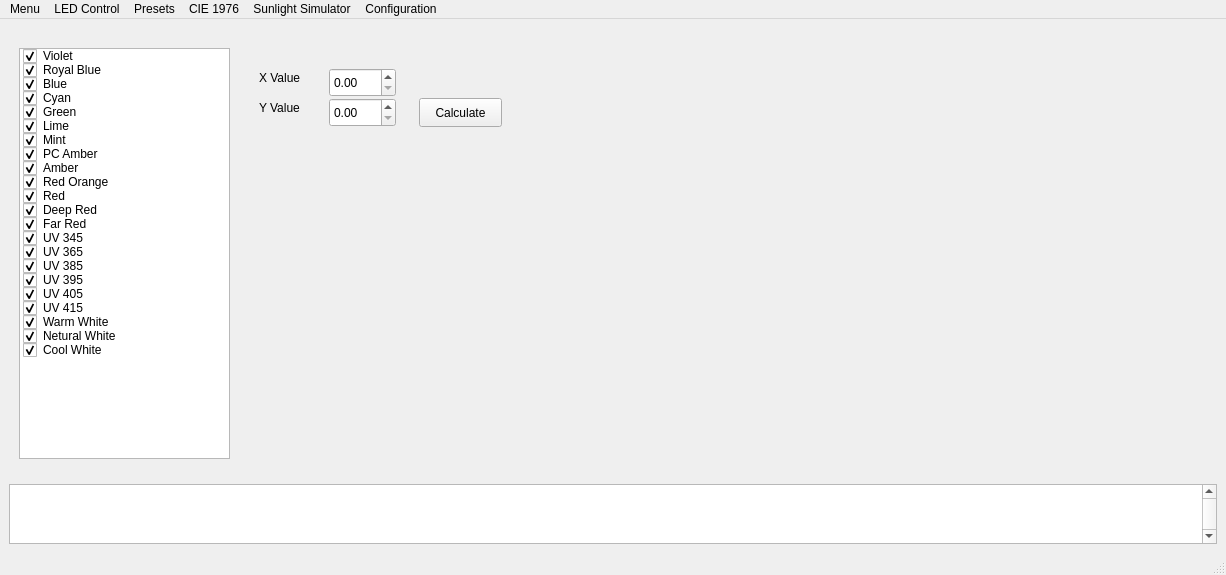
<?xml version="1.0" encoding="UTF-8"?>
<ui version="4.0">
 <class>LightBoxController</class>
 <widget class="QMainWindow" name="LightBoxController">
  <property name="geometry">
   <rect>
    <x>0</x>
    <y>0</y>
    <width>1226</width>
    <height>575</height>
   </rect>
  </property>
  <property name="windowTitle">
   <string>LightBoxController</string>
  </property>
  <widget class="QWidget" name="centralwidget">
   <layout class="QGridLayout" name="gridLayout_7">
    <item row="1" column="0">
     <layout class="QHBoxLayout" name="horizontalLayout_2">
      <item>
       <layout class="QVBoxLayout" name="verticalLayout_16">
        <item>
         <widget class="QStackedWidget" name="stackedWidget">
          <property name="sizePolicy">
           <sizepolicy hsizetype="Preferred" vsizetype="Preferred">
            <horstretch>0</horstretch>
            <verstretch>0</verstretch>
           </sizepolicy>
          </property>
          <property name="currentIndex">
           <number>3</number>
          </property>
          <widget class="QWidget" name="pageConnection">
           <layout class="QGridLayout" name="gridLayout_3">
            <item row="0" column="0">
             <layout class="QGridLayout" name="gridLayoutPageConnection"/>
            </item>
           </layout>
          </widget>
          <widget class="QWidget" name="pageLedControl">
           <layout class="QGridLayout" name="gridLayout_2">
            <item row="0" column="0">
             <layout class="QGridLayout" name="gridLayoutLedControllerWidgets"/>
            </item>
            <item row="0" column="1">
             <widget class="QGraphicsView" name="graphicsViewLedControl">
              <property name="sizePolicy">
               <sizepolicy hsizetype="Maximum" vsizetype="Expanding">
                <horstretch>0</horstretch>
                <verstretch>0</verstretch>
               </sizepolicy>
              </property>
             </widget>
            </item>
           </layout>
          </widget>
          <widget class="QWidget" name="pagePresets">
           <layout class="QGridLayout" name="gridLayout">
            <item row="1" column="0">
             <layout class="QHBoxLayout" name="horizontalLayoutPage2">
              <item>
               <widget class="QTreeView" name="treeView">
                <property name="sizePolicy">
                 <sizepolicy hsizetype="Maximum" vsizetype="Expanding">
                  <horstretch>0</horstretch>
                  <verstretch>0</verstretch>
                 </sizepolicy>
                </property>
               </widget>
              </item>
              <item>
               <layout class="QGridLayout" name="gridLayoutLoadPushButtons">
                <property name="topMargin">
                 <number>49</number>
                </property>
                <item row="4" column="0">
                 <widget class="QPushButton" name="pushButtonchangeSides">
                  <property name="sizePolicy">
                   <sizepolicy hsizetype="Minimum" vsizetype="Fixed">
                    <horstretch>0</horstretch>
                    <verstretch>0</verstretch>
                   </sizepolicy>
                  </property>
                 </widget>
                </item>
                <item row="0" column="0">
                 <widget class="QLabel" name="labelFileInvalid">
                  <property name="sizePolicy">
                   <sizepolicy hsizetype="Minimum" vsizetype="Maximum">
                    <horstretch>0</horstretch>
                    <verstretch>0</verstretch>
                   </sizepolicy>
                  </property>
                  <property name="text">
                   <string/>
                  </property>
                 </widget>
                </item>
                <item row="2" column="0">
                 <widget class="QPushButton" name="pushButtonLoadLeftSide"/>
                </item>
                <item row="2" column="1">
                 <widget class="QPushButton" name="pushButtonDeleteLeftSide"/>
                </item>
                <item row="3" column="1">
                 <widget class="QPushButton" name="pushButtonDeleteBothSides"/>
                </item>
                <item row="3" column="0">
                 <widget class="QPushButton" name="pushButtonLoadBothSides"/>
                </item>
                <item row="1" column="1">
                 <widget class="QPushButton" name="pushButtonDeleteRightSide"/>
                </item>
                <item row="1" column="0">
                 <widget class="QPushButton" name="pushButtonLoadRightSide"/>
                </item>
               </layout>
              </item>
              <item>
               <widget class="QTableWidget" name="tableWidget">
                <property name="sizePolicy">
                 <sizepolicy hsizetype="Fixed" vsizetype="Expanding">
                  <horstretch>0</horstretch>
                  <verstretch>0</verstretch>
                 </sizepolicy>
                </property>
                <property name="minimumSize">
                 <size>
                  <width>266</width>
                  <height>0</height>
                 </size>
                </property>
                <column>
                 <property name="text">
                  <string>LED Name</string>
                 </property>
                </column>
                <column>
                 <property name="text">
                  <string>Left</string>
                 </property>
                 <property name="background">
                  <color>
                   <red>255</red>
                   <green>0</green>
                   <blue>0</blue>
                  </color>
                 </property>
                </column>
                <column>
                 <property name="text">
                  <string>Right</string>
                 </property>
                 <property name="background">
                  <color>
                   <red>0</red>
                   <green>255</green>
                   <blue>0</blue>
                  </color>
                 </property>
                </column>
                <column>
                 <property name="text">
                  <string>File</string>
                 </property>
                 <property name="background">
                  <color>
                   <red>0</red>
                   <green>0</green>
                   <blue>255</blue>
                  </color>
                 </property>
                </column>
               </widget>
              </item>
              <item>
               <widget class="QWidget" name="widgetGlobalSliders" native="true">
                <layout class="QGridLayout" name="gridLayout_4">
                 <item row="0" column="0">
                  <layout class="QVBoxLayout" name="verticalLayoutGlobalSliders">
                   <item>
                    <layout class="QVBoxLayout" name="verticalLayoutGlobalLeft">
                     <item alignment="Qt::AlignmentFlag::AlignHCenter">
                      <widget class="QLabel" name="labelGlobalLeft">
                       <property name="sizePolicy">
                        <sizepolicy hsizetype="Preferred" vsizetype="Maximum">
                         <horstretch>0</horstretch>
                         <verstretch>0</verstretch>
                        </sizepolicy>
                       </property>
                       <property name="text">
                        <string>Global Left</string>
                       </property>
                       <property name="alignment">
                        <set>Qt::AlignmentFlag::AlignCenter</set>
                       </property>
                      </widget>
                     </item>
                     <item alignment="Qt::AlignmentFlag::AlignHCenter">
                      <widget class="QSpinBox" name="spinBoxGlobalLeft">
                       <property name="sizePolicy">
                        <sizepolicy hsizetype="Preferred" vsizetype="Fixed">
                         <horstretch>0</horstretch>
                         <verstretch>0</verstretch>
                        </sizepolicy>
                       </property>
                       <property name="alignment">
                        <set>Qt::AlignmentFlag::AlignCenter</set>
                       </property>
                       <property name="suffix">
                        <string>%</string>
                       </property>
                      </widget>
                     </item>
                     <item alignment="Qt::AlignmentFlag::AlignHCenter">
                      <widget class="QSlider" name="sliderGlobalLeft">
                       <property name="sizePolicy">
                        <sizepolicy hsizetype="Preferred" vsizetype="Expanding">
                         <horstretch>0</horstretch>
                         <verstretch>0</verstretch>
                        </sizepolicy>
                       </property>
                       <property name="maximum">
                        <number>99</number>
                       </property>
                       <property name="orientation">
                        <enum>Qt::Orientation::Vertical</enum>
                       </property>
                      </widget>
                     </item>
                    </layout>
                   </item>
                   <item>
                    <layout class="QVBoxLayout" name="verticalLayoutGlobalRight">
                     <item alignment="Qt::AlignmentFlag::AlignHCenter">
                      <widget class="QLabel" name="labelGlobalRight">
                       <property name="sizePolicy">
                        <sizepolicy hsizetype="Preferred" vsizetype="Maximum">
                         <horstretch>0</horstretch>
                         <verstretch>0</verstretch>
                        </sizepolicy>
                       </property>
                       <property name="layoutDirection">
                        <enum>Qt::LayoutDirection::LeftToRight</enum>
                       </property>
                       <property name="text">
                        <string>Global Right</string>
                       </property>
                       <property name="alignment">
                        <set>Qt::AlignmentFlag::AlignCenter</set>
                       </property>
                      </widget>
                     </item>
                     <item alignment="Qt::AlignmentFlag::AlignHCenter">
                      <widget class="QSpinBox" name="spinBoxGlobalRight">
                       <property name="sizePolicy">
                        <sizepolicy hsizetype="Preferred" vsizetype="Fixed">
                         <horstretch>0</horstretch>
                         <verstretch>0</verstretch>
                        </sizepolicy>
                       </property>
                       <property name="alignment">
                        <set>Qt::AlignmentFlag::AlignCenter</set>
                       </property>
                       <property name="suffix">
                        <string>%</string>
                       </property>
                      </widget>
                     </item>
                     <item alignment="Qt::AlignmentFlag::AlignHCenter">
                      <widget class="QSlider" name="sliderGlobalRight">
                       <property name="sizePolicy">
                        <sizepolicy hsizetype="Preferred" vsizetype="Expanding">
                         <horstretch>0</horstretch>
                         <verstretch>0</verstretch>
                        </sizepolicy>
                       </property>
                       <property name="orientation">
                        <enum>Qt::Orientation::Vertical</enum>
                       </property>
                      </widget>
                     </item>
                    </layout>
                   </item>
                  </layout>
                 </item>
                </layout>
               </widget>
              </item>
             </layout>
            </item>
           </layout>
          </widget>
          <widget class="QWidget" name="pageCIE1976">
           <widget class="QPushButton" name="pushButton">
            <property name="geometry">
             <rect>
              <x>410</x>
              <y>70</y>
              <width>83</width>
              <height>29</height>
             </rect>
            </property>
            <property name="text">
             <string>Calculate</string>
            </property>
           </widget>
           <widget class="QLabel" name="label">
            <property name="geometry">
             <rect>
              <x>250</x>
              <y>40</y>
              <width>63</width>
              <height>20</height>
             </rect>
            </property>
            <property name="text">
             <string>X Value</string>
            </property>
           </widget>
           <widget class="QLabel" name="label_2">
            <property name="geometry">
             <rect>
              <x>250</x>
              <y>70</y>
              <width>63</width>
              <height>20</height>
             </rect>
            </property>
            <property name="text">
             <string>Y Value</string>
            </property>
           </widget>
           <widget class="QDoubleSpinBox" name="doubleSpinBox">
            <property name="geometry">
             <rect>
              <x>320</x>
              <y>40</y>
              <width>67</width>
              <height>29</height>
             </rect>
            </property>
            <property name="maximum">
             <double>1.000000000000000</double>
            </property>
            <property name="singleStep">
             <double>0.010000000000000</double>
            </property>
           </widget>
           <widget class="QDoubleSpinBox" name="doubleSpinBox_2">
            <property name="geometry">
             <rect>
              <x>320</x>
              <y>70</y>
              <width>67</width>
              <height>29</height>
             </rect>
            </property>
            <property name="maximum">
             <double>1.000000000000000</double>
            </property>
            <property name="singleStep">
             <double>0.010000000000000</double>
            </property>
           </widget>
           <widget class="QWidget" name="gridLayoutWidget">
            <property name="geometry">
             <rect>
              <x>530</x>
              <y>20</y>
              <width>661</width>
              <height>411</height>
             </rect>
            </property>
            <layout class="QGridLayout" name="gridLayoutPageCIE1976"/>
           </widget>
           <widget class="QListWidget" name="listWidget">
            <property name="geometry">
             <rect>
              <x>10</x>
              <y>20</y>
              <width>211</width>
              <height>411</height>
             </rect>
            </property>
            <item>
             <property name="text">
              <string>Violet</string>
             </property>
             <property name="checkState">
              <enum>Checked</enum>
             </property>
            </item>
            <item>
             <property name="text">
              <string>Royal Blue</string>
             </property>
             <property name="checkState">
              <enum>Checked</enum>
             </property>
            </item>
            <item>
             <property name="text">
              <string>Blue</string>
             </property>
             <property name="checkState">
              <enum>Checked</enum>
             </property>
            </item>
            <item>
             <property name="text">
              <string>Cyan</string>
             </property>
             <property name="checkState">
              <enum>Checked</enum>
             </property>
            </item>
            <item>
             <property name="text">
              <string>Green</string>
             </property>
             <property name="checkState">
              <enum>Checked</enum>
             </property>
            </item>
            <item>
             <property name="text">
              <string>Lime</string>
             </property>
             <property name="checkState">
              <enum>Checked</enum>
             </property>
            </item>
            <item>
             <property name="text">
              <string>Mint</string>
             </property>
             <property name="checkState">
              <enum>Checked</enum>
             </property>
            </item>
            <item>
             <property name="text">
              <string>PC Amber</string>
             </property>
             <property name="checkState">
              <enum>Checked</enum>
             </property>
            </item>
            <item>
             <property name="text">
              <string>Amber</string>
             </property>
             <property name="checkState">
              <enum>Checked</enum>
             </property>
            </item>
            <item>
             <property name="text">
              <string>Red Orange</string>
             </property>
             <property name="checkState">
              <enum>Checked</enum>
             </property>
            </item>
            <item>
             <property name="text">
              <string>Red</string>
             </property>
             <property name="checkState">
              <enum>Checked</enum>
             </property>
            </item>
            <item>
             <property name="text">
              <string>Deep Red</string>
             </property>
             <property name="checkState">
              <enum>Checked</enum>
             </property>
            </item>
            <item>
             <property name="text">
              <string>Far Red</string>
             </property>
             <property name="checkState">
              <enum>Checked</enum>
             </property>
            </item>
            <item>
             <property name="text">
              <string>UV 345</string>
             </property>
             <property name="checkState">
              <enum>Checked</enum>
             </property>
            </item>
            <item>
             <property name="text">
              <string>UV 365</string>
             </property>
             <property name="checkState">
              <enum>Checked</enum>
             </property>
            </item>
            <item>
             <property name="text">
              <string>UV 385</string>
             </property>
             <property name="checkState">
              <enum>Checked</enum>
             </property>
            </item>
            <item>
             <property name="text">
              <string>UV 395</string>
             </property>
             <property name="checkState">
              <enum>Checked</enum>
             </property>
            </item>
            <item>
             <property name="text">
              <string>UV 405</string>
             </property>
             <property name="checkState">
              <enum>Checked</enum>
             </property>
            </item>
            <item>
             <property name="text">
              <string>UV 415</string>
             </property>
             <property name="checkState">
              <enum>Checked</enum>
             </property>
            </item>
            <item>
             <property name="text">
              <string>Warm White</string>
             </property>
             <property name="checkState">
              <enum>Checked</enum>
             </property>
            </item>
            <item>
             <property name="text">
              <string>Netural White</string>
             </property>
             <property name="checkState">
              <enum>Checked</enum>
             </property>
            </item>
            <item>
             <property name="text">
              <string>Cool White</string>
             </property>
             <property name="checkState">
              <enum>Checked</enum>
             </property>
            </item>
           </widget>
           <widget class="QWidget" name="gridLayoutWidget_2">
            <property name="geometry">
             <rect>
              <x>229</x>
              <y>109</y>
              <width>291</width>
              <height>321</height>
             </rect>
            </property>
            <layout class="QGridLayout" name="gridLayoutPageCIE1976_2"/>
           </widget>
          </widget>
         </widget>
        </item>
        <item>
         <widget class="QTextBrowser" name="logPanel">
          <property name="sizePolicy">
           <sizepolicy hsizetype="Expanding" vsizetype="Fixed">
            <horstretch>0</horstretch>
            <verstretch>0</verstretch>
           </sizepolicy>
          </property>
          <property name="minimumSize">
           <size>
            <width>0</width>
            <height>60</height>
           </size>
          </property>
          <property name="maximumSize">
           <size>
            <width>16777215</width>
            <height>60</height>
           </size>
          </property>
          <property name="baseSize">
           <size>
            <width>0</width>
            <height>60</height>
           </size>
          </property>
          <property name="verticalScrollBarPolicy">
           <enum>Qt::ScrollBarPolicy::ScrollBarAlwaysOn</enum>
          </property>
         </widget>
        </item>
       </layout>
      </item>
     </layout>
    </item>
   </layout>
  </widget>
  <widget class="QMenuBar" name="menubar">
   <property name="geometry">
    <rect>
     <x>0</x>
     <y>0</y>
     <width>1226</width>
     <height>33</height>
    </rect>
   </property>
   <widget class="QMenu" name="mainMenu">
    <property name="title">
     <string>Menu</string>
    </property>
    <addaction name="actionConnection"/>
    <addaction name="actionLedControl"/>
    <addaction name="actionPresets"/>
    <addaction name="actionCIE1976"/>
    <addaction name="actionSunlightSimulator"/>
    <addaction name="separator"/>
    <addaction name="actionShowLog"/>
    <addaction name="separator"/>
    <addaction name="actionExit"/>
   </widget>
   <widget class="QMenu" name="menuLEDControl">
    <property name="title">
     <string>LED Control</string>
    </property>
    <addaction name="actionSend"/>
    <addaction name="actionAutoSend"/>
    <addaction name="actionSymmetric"/>
    <addaction name="separator"/>
    <addaction name="actionSave"/>
    <addaction name="actionSaveLeft"/>
    <addaction name="actionSaveRight"/>
    <addaction name="actionLoad"/>
    <addaction name="actionLoadLeft"/>
    <addaction name="actionLoadRight"/>
    <addaction name="separator"/>
    <addaction name="actionReset"/>
   </widget>
   <widget class="QMenu" name="menuPresets">
    <property name="title">
     <string>Presets</string>
    </property>
    <addaction name="actionDimming"/>
    <addaction name="actionOpenPresetsFolder"/>
   </widget>
   <widget class="QMenu" name="menuConfiguration">
    <property name="title">
     <string>Configuration</string>
    </property>
      <addaction name="actionConfiguration"/>
   </widget>
   <widget class="QMenu" name="menuCIE1976">
    <property name="title">
     <string>CIE 1976</string>
    </property>
   </widget>
    <widget class="QMenu" name="menuSunlightSimulator">
    <property name="title">
    <string>Sunlight Simulator</string>
    </property>
   </widget>
   <addaction name="mainMenu"/>
   <addaction name="menuLEDControl"/>
   <addaction name="menuPresets"/>
   <addaction name="menuCIE1976"/>
    <addaction name="menuSunlightSimulator"/>
   <addaction name="menuConfiguration"/>
  </widget>
  <widget class="QStatusBar" name="statusbar"/>
  <action name="actionExit">
   <property name="text">
    <string>Exit</string>
   </property>
  </action>
  <action name="actionConfiguration">
   <property name="text">
    <string>Configuration...</string>
   </property>
  </action>
  <action name="actionSymmetric">
   <property name="checkable">
    <bool>true</bool>
   </property>
   <property name="text">
    <string>Symmetric</string>
   </property>
  </action>
  <action name="actionLedControl">
   <property name="checkable">
    <bool>true</bool>
   </property>
   <property name="text">
    <string>LED Control</string>
   </property>
  </action>
  <action name="actionPresets">
   <property name="checkable">
    <bool>true</bool>
   </property>
   <property name="text">
    <string>Presets</string>
   </property>
  </action>
  <action name="actionSend">
   <property name="text">
    <string>Send</string>
   </property>
  </action>
  <action name="actionAutoSend">
   <property name="checkable">
    <bool>true</bool>
   </property>
   <property name="text">
    <string>Auto Send</string>
   </property>
  </action>
  <action name="actionSave">
   <property name="text">
    <string>Save</string>
   </property>
  </action>
  <action name="actionSaveLeft">
   <property name="text">
    <string>Save Left</string>
   </property>
  </action>
  <action name="actionSaveRight">
   <property name="text">
    <string>Save Right</string>
   </property>
  </action>
  <action name="actionLoad">
   <property name="text">
    <string>Load</string>
   </property>
  </action>
  <action name="actionReset">
   <property name="text">
    <string>Reset</string>
   </property>
  </action>
  <action name="actionOpenPresetsFolder">
   <property name="text">
    <string>Open Presets Folder</string>
   </property>
  </action>
  <action name="actionDimming">
   <property name="checkable">
    <bool>true</bool>
   </property>
   <property name="text">
    <string>Dimming</string>
   </property>
  </action>
  <action name="actionConnection">
   <property name="checkable">
    <bool>true</bool>
   </property>
   <property name="text">
    <string>Connection</string>
   </property>
  </action>
  <action name="actionShowLog">
   <property name="checkable">
    <bool>true</bool>
   </property>
   <property name="text">
    <string>Show Log</string>
   </property>
  </action>
  <action name="actionLoadLeft">
   <property name="text">
    <string>Load Left</string>
   </property>
  </action>
  <action name="actionLoadRight">
   <property name="text">
    <string>Load Right</string>
   </property>
  </action>
  <action name="actionCIE1976">
   <property name="checkable">
    <bool>true</bool>
   </property>
   <property name="text">
    <string>CIE 1976</string>
   </property>
  </action>
    <action name="actionSunlightSimulator">
   <property name="checkable">
    <bool>true</bool>
   </property>
   <property name="text">
    <string>Sunlight Simulator</string>
   </property>
  </action>
 </widget>
 <resources/>
 <connections/>
</ui>
